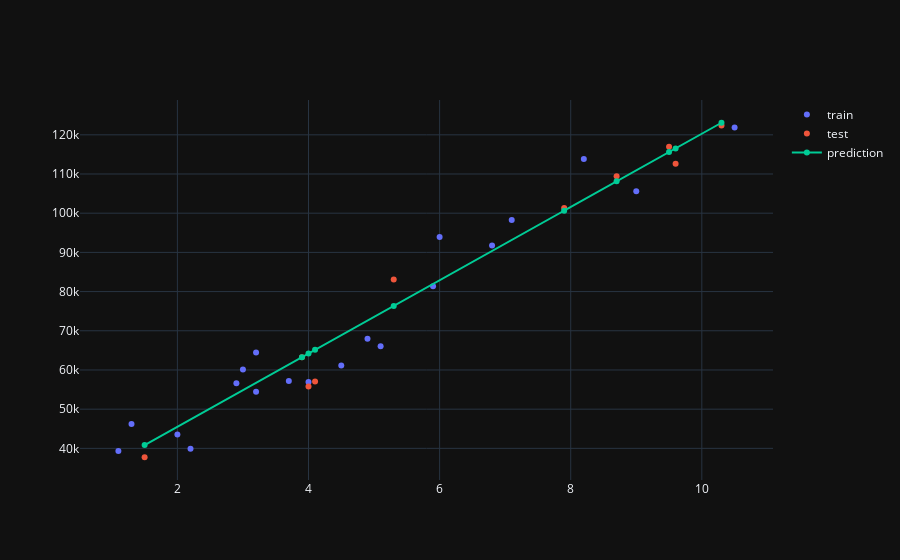

The cell this chart's notebook holds for it:
### Code cell
fig = go.Figure([
    go.Scatter(x=x_train.squeeze(), y=y_train, name='train', mode='markers'),
    go.Scatter(x=x_test.squeeze(), y=y_test, name='test', mode='markers'),
    go.Scatter(x=x_test.squeeze(), y=y_pred, name='prediction')
])
fig.update_layout(template='plotly_dark')
fig.show()

### Figure 1 — Plotly figure (JSON) as saved in the notebook; plotly's stock layout.template omitted (floating-point values rounded to 4 significant figures)
{"data": [{"mode": "markers", "name": "train", "type": "scatter", "x": [2.9, 5.1, 3.2, 4.5, 8.2, 6.8, 1.3, 10.5, 3, 2.2, 5.9, 6, 3.7, 3.2, 9, 2, 1.1, 7.1, 4.9, 4], "y": [56642, 66029, 64445, 61111, 113812, 91738, 46205, 121872, 60150, 39891, 81363, 93940, 57189, 54445, 105582, 43525, 39343, 98273, 67938, 56957]}, {"mode": "markers", "name": "test", "type": "scatter", "x": [1.5, 10.3, 4.1, 3.9, 9.5, 8.7, 9.6, 4, 5.3, 7.9], "y": [37731, 122391, 57081, 63218, 116969, 109431, 112635, 55794, 83088, 101302]}, {"name": "prediction", "type": "scatter", "x": [1.5, 10.3, 4.1, 3.9, 9.5, 8.7, 9.6, 4, 5.3, 7.9], "y": [40840.0, 123100.0, 65130.0, 63270.0, 115600.0, 108100.0, 116500.0, 64200.0, 76350.0, 100600.0]}], "layout": {}}
